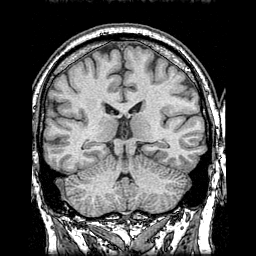
#> input picture test_img/MRI/25052.bmp, 256 x 256 px, found by its file name
$ python info_metrics.py
#> lines starting #> are read from the running program, lines starting #| are printed output that depends on the picture; long printed decimals are rounded
import numpy as np
from scipy.ndimage import sobel
from scipy.fft import dctn
from scipy.signal import convolve2d
import cv2
from skimage.util import view_as_windows
from scipy.io import loadmat

EPS = 1e-12
DMEY_MAT_PATH = "dmey.mat"


# ──────────────────────────────────────────────
# ! EN  –  Entropy
# ──────────────────────────────────────────────
# [143 lines left out: functions en, _joint_entropy, mi, ncie, _NCC, _normalize, not called in this run]


# ──────────────────────────────────────────────
# ! FMI  –  Feature Mutual Information
# ──────────────────────────────────────────────
#region FMI  –  Feature Mutual Information

# # Helpers

def _cal_lo_d():
    wavelet = loadmat(DMEY_MAT_PATH)
    wavelet = wavelet['dmey']
    Lo_D = (np.sqrt(2) * wavelet / np.sum(wavelet))
    Lo_D = Lo_D[0][::-1]
    return Lo_D

# hi_d is derived from lo_d via the QMF relationship:
#   hi_d[k] = (-1)^k * lo_d[L-1-k]   (L = filter length)
def _make_hi_d(lo_d: np.ndarray) -> np.ndarray:
    L = len(lo_d)
    k = np.arange(L)
    return ((-1) ** k) * lo_d[L - 1 - k]


# ---------------------------------------------------------------------------
# wextend – half-point symmetrisation ('sym' / 'symh')
# ---------------------------------------------------------------------------

def _get_sym_indices(lx: int, lf: int, location: str) -> np.ndarray:
    """
    Compute 1-based index array for half-point symmetric extension.
    Mirrors MATLAB getSymIndices exactly.
    """
    base = np.arange(1, lx + 1)
    if location == 'n':
        I = base
    elif location in ('l', 'u'):
        left = np.arange(lf, 0, -1)        # lf:-1:1
        I = np.concatenate([left, base])
    elif location == 'b':
        left  = np.arange(lf, 0, -1)       # lf:-1:1
        right = np.arange(lx, lx - lf, -1) # lx:-1:lx-lf+1
        I = np.concatenate([left, base, right])
    elif location in ('r', 'd'):
        right = np.arange(lx, lx - lf, -1) # lx:-1:lx-lf+1
        I = np.concatenate([base, right])
    else:
        raise ValueError(f"Unknown location: {location!r}")

    if lx < lf:
        # Wrap indices into [1, lx] by the symmetric reflection rule
        I = I.copy()
        mask_low = I < 1
        I[mask_low] = 1 - I[mask_low]
        mask_high = I > lx
        while mask_high.any():
            I[mask_high] = 2 * lx + 1 - I[mask_high]
            mask_low = I < 1
            I[mask_low] = 1 - I[mask_low]
            mask_high = I > lx

    return I  # 1-based


# [9 lines left out: function wextend_sym_1d, not called in this run]


def wextend_sym_2d_cols(x: np.ndarray, lf: int, location: str = 'b') -> np.ndarray:
    """
    Extend a 2-D array along columns (axis=1) using half-point symmetrisation.
    Mirrors MATLAB's wextend('addcol', 'sym', x, lf).
    """
    cx = x.shape[1]
    I = _get_sym_indices(cx, lf, location)
    return x[:, I - 1]


def wextend_sym_2d_rows(x: np.ndarray, lf: int, location: str = 'b') -> np.ndarray:
    """
    Extend a 2-D array along rows (axis=0) using half-point symmetrisation.
    Mirrors MATLAB's wextend('addrow', 'sym', x, lf).
    """
    rx = x.shape[0]
    I = _get_sym_indices(rx, lf, location)
    return x[I - 1, :]

# ---------------------------------------------------------------------------
# convdown – mirrors MATLAB's internal convdown sub-function
# ---------------------------------------------------------------------------

def _convdown(x: np.ndarray,
              F: np.ndarray,
              len_ext: int,
              first: tuple,
              last: tuple) -> np.ndarray:
    """
    Mirrors MATLAB's convdown(x, F, dwtEXTM, lenEXT, first, last)
    with 'sym' extension mode.

    Steps
    -----
    1. Downsample x along columns:  y = x[:, first[1]-1 : last[1] : 2]
    2. Extend y along rows (addrow, sym).
    3. Convolve each column with F (valid mode, treating matrix as transposed).
    4. Downsample result along rows:  out = out[first[0]-1 : last[0] : 2, :]
    """
    # Step 1 – column downsample (MATLAB indices are 1-based)
    col_start = first[1] - 1          # convert to 0-based
    col_indices = np.arange(col_start, last[1], 2)
    y = x[:, col_indices]

    # Step 2 – extend rows
    y = wextend_sym_2d_rows(y, len_ext, location='b')

    # Step 3 – convolve along rows (MATLAB: conv2(y.', F(:).', 'valid').')
    #   convolving the transpose with a row filter → each original column filtered
    F_row = F.ravel()[np.newaxis, :]        # (1, lf)
    y_t = y.T                               # (cols, rows_extended)
    conv_t = convolve2d(y_t, F_row, mode='valid')  # (cols, rows_valid)
    y = conv_t.T                            # (rows_valid, cols)

    # Step 4 – row downsample
    row_start = first[0] - 1
    row_indices = np.arange(row_start, last[0], 2)
    y = y[row_indices, :]

    return y


# ---------------------------------------------------------------------------
# dwt2 – 2-D discrete wavelet transform using 'dmey' wavelet
# ---------------------------------------------------------------------------

def dwt2_dmey(x: np.ndarray,
              shift: tuple = (0, 0)) -> tuple:
    """
    2-D single-level DWT using the Discrete Meyer ('dmey') wavelet.

    Mirrors MATLAB:  [a, h, v, d] = dwt2(x, 'dmey')

    Parameters
    ----------
    x     : numpy array, shape (M, N) or (M, N, 3)
    shift : (row_shift, col_shift), each 0 or 1.  Default (0, 0).

    Returns
    -------
    a : approximation coefficients
    h : horizontal detail coefficients
    v : vertical   detail coefficients
    d : diagonal   detail coefficients

    Each output has shape approximately (ceil(M/2), ceil(N/2)) for grayscale,
    or (ceil(M/2), ceil(N/2), 3) for RGB.
    """
    Lo_D = _cal_lo_d()
    Hi_D = _make_hi_d(Lo_D)
    dwtEXTM = 'sym'   # MATLAB default extension mode

    x = np.array(x, dtype=np.float64)

    if x.ndim == 2:
        m, n = x.shape
        p = 1
    elif x.ndim == 3:
        m, n, p = x.shape
        if p not in (1, 3):
            raise ValueError(f"Third dimension must be 1 or 3, got {p}.")
    else:
        raise ValueError("Input must be 2-D or 3-D.")

    lf = len(Lo_D)                       # filter length (62 for dmey)
    sx = np.array([m, n])
    shift = (shift[0] % 2, shift[1] % 2)

    # MATLAB: first = 2 - shift  (1-based),  last = sx + lf - 1  (for non-per)
    first = (2 - shift[0], 2 - shift[1])  # 1-based
    size_ext = lf - 1
    last  = (sx[0] + lf - 1, sx[1] + lf - 1)

    def _process_channel(ch: np.ndarray):
        # Extend columns, convolve along rows with Lo_D and Hi_D
        y = wextend_sym_2d_cols(ch, size_ext, location='b')

        # conv2(y, Lo_D(:).', 'valid') → filter each row
        z_lo = convolve2d(y, Lo_D[np.newaxis, :], mode='valid')
        # conv2(y, Hi_D(:).', 'valid')
        z_hi = convolve2d(y, Hi_D[np.newaxis, :], mode='valid')

        a_ch = _convdown(z_lo, Lo_D, size_ext, first, last)
        h_ch = _convdown(z_lo, Hi_D, size_ext, first, last)
        v_ch = _convdown(z_hi, Lo_D, size_ext, first, last)
        d_ch = _convdown(z_hi, Hi_D, size_ext, first, last)
        return a_ch, h_ch, v_ch, d_ch

    if p != 3:
        ch = x if x.ndim == 2 else x[:, :, 0]
        a, h, v, d = _process_channel(ch)
    else:
        results = [_process_channel(x[:, :, k]) for k in range(3)]
        a = np.stack([r[0] for r in results], axis=2)
        h = np.stack([r[1] for r in results], axis=2)
        v = np.stack([r[2] for r in results], axis=2)
        d = np.stack([r[3] for r in results], axis=2)

    return a, h, v, d


def _rerange(im: np.ndarray) -> np.ndarray:
    """Rescale image values to [0, 1]. Matches MATLAB rerange()."""
    im = im.astype(np.float64)
    mn, mx = im.min(), im.max()
    if mx == mn:
        return np.ones_like(im)
    return (im - mn) / (mx - mn)


def _extract_feature(im: np.ndarray, feature: str) -> np.ndarray:
    """Apply the requested feature extraction to a 2-D image."""
    im = im.astype(np.float64)
    # print("Original:",im)
    if feature == "none":
        return im

    elif feature == "gradient":
        # MATLAB gradient() on 2-D returns x-gradient (along columns).
        _, gx = np.gradient(im)
        return gx

    elif feature == "edge":
        # Sobel magnitude — matches MATLAB edge(im) default (Sobel)
        sx = sobel(im, axis=1)/8
        sy = sobel(im, axis=0)/8
        # Mimic Matlab thresholding
        b = (sx**2 + sy**2)
        b= np.float64(b)
        cutoff = 4 * np.mean(b)
        # print('cutoff:', cutoff)
        edges = np.uint8(b > cutoff)
        thinned_edges = cv2.ximgproc.thinning(edges * 255, thinningType=cv2.ximgproc.THINNING_ZHANGSUEN)

        return thinned_edges

    elif feature == "dct":
        return dctn(im, norm="ortho")

    elif feature == "wavelet":

        cA, cH, cV, cD = dwt2_dmey(im)
        # print(cH)
        combined = np.block([[cA, cH], [cV, cD]])
        return _rerange(combined)

    else:
        raise ValueError(
            f"Unknown feature '{feature}'. Choose from: "
            "'gradient', 'edge', 'dct', 'wavelet', 'none'."
        )


# Per-patch normalised mutual information
def _batch_patch_mi(x: np.ndarray, y: np.ndarray) -> np.ndarray:
    """
    Vectorized equivalent of _patch_mi applied to all patches at once.

    Parameters
    ----------
    x : (B, L) — all patches from one feature map, flattened (column-major to match MATLAB)
    y : (B, L) — all patches from another feature map, same layout

    Returns
    -------
    mi : (B,) normalised mutual information for each patch pair
    """
    B, L = x.shape

    # ── identical-patch shortcut (B,) bool mask ──────────────────────────────
    identical = np.all(x == y, axis=1)

    # ── per-patch normalisation → marginal PDF ──────────────────────────────
    def _to_pdf(p: np.ndarray) -> np.ndarray:
        mn = p.min(axis=1, keepdims=True)
        mx = p.max(axis=1, keepdims=True)
        flat = np.where(mx == mn, np.ones_like(p), (p - mn) / (mx - mn + EPS))
        s = flat.sum(axis=1, keepdims=True)
        return flat / np.where(s == 0, 1.0, s)

    xPdf = _to_pdf(x)   # (B, L)
    yPdf = _to_pdf(y)   # (B, L)

    # ── CDFs ────────────────────────────────────────────────────────────────
    xCdf = np.cumsum(xPdf, axis=1)   # (B, L)
    yCdf = np.cumsum(yPdf, axis=1)

    # ── Pearson r between marginal PDFs ─────────────────────────────────────
    xm = xPdf - xPdf.mean(axis=1, keepdims=True)
    ym = yPdf - yPdf.mean(axis=1, keepdims=True)
    dot  = (xm * ym).sum(axis=1)                              # (B,)
    norm = np.sqrt((xm**2).sum(axis=1) * (ym**2).sum(axis=1))
    c    = np.where(norm == 0, 0.0, dot / norm)               # (B,)

    # ── population std-devs (index-weighted) ────────────────────────────────
    idx = np.arange(1, L + 1, dtype=np.float64)               # (L,)
    ex  = (idx       * xPdf).sum(axis=1)
    ex2 = (idx**2    * xPdf).sum(axis=1)
    ey  = (idx       * yPdf).sum(axis=1)
    ey2 = (idx**2    * yPdf).sum(axis=1)
    xSd = np.sqrt(np.maximum(ex2 - ex**2, 0.0))               # (B,)
    ySd = np.sqrt(np.maximum(ey2 - ey**2, 0.0))

    # ── 2-D CDF grids broadcast-free using pre-expanded slices ───────────────
    # xCdf[:, :, None] → (B, L, 1), yCdf[:, None, :] → (B, 1, L)
    xC  = xCdf[:, :,  None]    # (B, L,   1)  i
    yC  = yCdf[:, None, :]     # (B, 1,   L)  j
    xCm = xCdf[:, :-1, None]   # (B, L-1, 1)  i-1
    yCm = yCdf[:, None, :-1]   # (B, 1, L-1)  j-1
    def _accum_H(jpdf: np.ndarray) -> np.ndarray:
        """Sum -p*log2|p| over last two axes → (B,).  Mirrors _accum_entropy."""

        mask = jpdf != 0
        out  = np.zeros(B, dtype=np.float64)
        # safe log2: only evaluate where mask is true
        safe = np.where(mask, np.abs(jpdf), 1.0)
        out  = -(np.where(mask, jpdf, 0.0) * np.log2(safe)).sum(axis=(-2, -1))
        # print(out)
        return out

    def _joint_entropy_upper_batch(phi: np.ndarray) -> np.ndarray:
        """Fréchet upper-bound copula, batched. phi: (B,)"""
        ph = phi[:, None, None]   # broadcast over (L, L) grids

        def _min(a, b): return 0.5 * (a + b - np.abs(a - b))

        mFG   = _min(xC,  yC)     # (B, L,   L  )
        mFGim = _min(xCm, yC)     # (B, L-1, L  )
        mFGjm = _min(xC,  yCm)    # (B, L,   L-1)
        mFGij = _min(xCm, yCm)    # (B, L-1, L-1)

        H = np.zeros(B)

        # (0,0) corner
        jp = ph[:, 0, 0] * mFG[:, 0, 0] + (1 - phi) * xPdf[:, 0] * yPdf[:, 0]
        pos = jp > 0
        H[pos] += (-jp[pos] * np.log2(jp[pos])).real

        # i-boundary (i>=1, j=0): shape (B, L-1)
        up  = mFG[:, 1:, 0] - mFGim[:, :, 0]
        jp_ = ph[:, :, 0] * up + (1 - ph[:, :, 0]) * xPdf[:, 1:] * yPdf[:, 0:1]
        H  += _accum_H(jp_[:, :, None])[:] * 0  # placeholder — reshape to (B,L-1,1)

        # easier: accumulate over axis=-1 only, keep (B, L-1) flat
        def _H1d(arr):
            mask = arr != 0
            safe = np.where(mask, np.abs(arr), 1.0)
            return -(np.where(mask, arr, 0.0) * np.log2(safe)).sum(axis=-1)

        # redo with 1-D accumulation
        H = np.zeros(B)
        jp = mFG[:, 0, 0] * phi + (1 - phi) * xPdf[:, 0] * yPdf[:, 0]
        pos = jp > 0
        H[pos] += (-jp[pos] * np.log2(jp[pos]))

        up   = mFG[:, 1:, 0] - mFGim[:, :, 0]               # (B, L-1)
        jp_  = ph[:, :, 0] * up + (1-ph[:, :, 0]) * xPdf[:, 1:] * yPdf[:, :1]
        H   += _H1d(jp_)

        up   = mFG[:, 0, 1:] - mFGjm[:, 0, :]               # (B, L-1)
        jp_  = ph[:, 0, :] * up + (1-ph[:, 0, :]) * xPdf[:, :1] * yPdf[:, 1:]
        H   += _H1d(jp_)

        up   = mFG[:,1:,1:] - mFGim[:,:,1:] - mFGjm[:,1:,:] + mFGij  # (B,L-1,L-1)
        jp_  = ph * up + (1-ph) * xPdf[:, 1:, None] * yPdf[:, None, 1:]
        H   += _accum_H(jp_)

        return H

    def _joint_entropy_lower_batch(theta: np.ndarray) -> np.ndarray:
        """Fréchet lower-bound copula, batched. theta: (B,)"""
        th = theta[:, None, None]

        def _max(a, b): return 0.5 * (a + b - 1 + np.abs(a + b - 1))

        mFG   = _max(xC,  yC)
        mFGim = _max(xCm, yC)
        mFGjm = _max(xC,  yCm)
        mFGij = _max(xCm, yCm)

        def _H1d(arr):
            mask = arr != 0
            safe = np.where(mask, np.abs(arr), 1.0)
            return -(np.where(mask, arr, 0.0) * np.log2(safe)).sum(axis=-1)

        H = np.zeros(B)
        jp = mFG[:, 0, 0] * theta + (1-theta) * xPdf[:, 0] * yPdf[:, 0]

        nz = jp != 0
        H[nz] += -jp[nz] * np.log2(np.abs(jp[nz]))

        lo  = mFG[:, 0, 1:] - mFGjm[:, 0, :]
        jp_ = th[:, 0, :] * lo + (1-th[:, 0, :]) * xPdf[:, :1] * yPdf[:, 1:]
        H  += _H1d(jp_)

        lo  = mFG[:, 1:, 0] - mFGim[:, :, 0]
        jp_ = th[:, :, 0] * lo + (1-th[:, :, 0]) * xPdf[:, 1:] * yPdf[:, :1]
        H  += _H1d(jp_)

        lo  = mFG[:,1:,1:] - mFGim[:,:,1:] - mFGjm[:,1:,:] + mFGij
        jp_ = th * lo + (1-th) * xPdf[:,1:,None] * yPdf[:,None,1:]
        H  += _accum_H(jp_)

        return H

    # ── route each patch to upper or lower copula ────────────────────────────
    pos_mask = c >= 0    # (B,)

    # phi for positive-c patches
    xC2d = xCdf[:, :, None]   # reuse
    yC2d = yCdf[:, None, :]
    def _min2(a, b): return 0.5 * (a + b - np.abs(a - b))
    def _max2(a, b): return 0.5 * (a + b - 1 + np.abs(a + b - 1))

    # ── phi (upper copula) ───────────────────────────────────────────────────────
    covUp  = (_min2(xC2d, yC2d) - xC2d * yC2d).sum(axis=(-2, -1))
    sd_prod = xSd * ySd

    # Step 1: safe corrUp
    corrUp = np.zeros_like(covUp)
    valid_corr = sd_prod != 0
    corrUp[valid_corr] = covUp[valid_corr] / sd_prod[valid_corr]

    # Step 2: safe phi (match scalar logic exactly)
    phi = np.zeros_like(c)
    valid_phi = (c != 0) & (xSd != 0) & (ySd != 0) & (corrUp != 0)
    phi[valid_phi] = c[valid_phi] / corrUp[valid_phi]

    # ── theta (lower copula) ─────────────────────────────────────────────────────
    covLo  = (_max2(xC2d, yC2d) - xC2d * yC2d).sum(axis=(-2, -1))
    sd_prod = xSd * ySd

    corrLo = np.zeros_like(covLo)
    valid_corr = sd_prod != 0
    corrLo[valid_corr] = covLo[valid_corr] / sd_prod[valid_corr]
    theta = np.zeros_like(c)

    valid_theta = (xSd != 0) & (ySd != 0) & (corrLo != 0)
    theta[valid_theta] = c[valid_theta] / corrLo[valid_theta]
    # compute both branches, select by mask (avoids conditionals over B)
    H_upper = _joint_entropy_upper_batch(phi)
    H_lower = _joint_entropy_lower_batch(theta)
    jointH  = np.where(pos_mask, H_upper, H_lower)   # (B,)

    # ── marginal entropies ───────────────────────────────────────────────────
    def _marginal_H(pdf):
        mask = pdf > 0
        safe = np.where(mask, pdf, 1.0)
        return -(np.where(mask, pdf, 0.0) * np.log2(safe)).sum(axis=1)   # (B,)

    xH = _marginal_H(xPdf)
    yH = _marginal_H(yPdf)

    # ── normalised MI ─────────────────────────────────────────────────────────────
    mi_val = xH + yH - jointH
    denom  = xH + yH
    nmi    = np.where(
        (mi_val == 0) | (denom == 0),
        0.0,
        mi_val / np.where(denom == 0, 1.0, denom) * 2.0
    )
    # apply identical-patch override
    nmi = np.where(identical, 1.0, nmi)
    return nmi

def fmi(
    ima: np.ndarray,
    imb: np.ndarray,
    imf: np.ndarray,
    feature: str = "none",
    w: int = 3,
) -> float:
    if ima.shape != imb.shape or ima.shape != imf.shape:
        raise ValueError("All images must have the same shape.")

    ima = ima.astype(np.float64)
    imb = imb.astype(np.float64)
    imf = imf.astype(np.float64)

    aFeat = _extract_feature(ima, feature)
    bFeat = _extract_feature(imb, feature)
    fFeat = _extract_feature(imf, feature)

    # Guard: all features must be 2D arrays after extraction
    for name, arr in [("aFeat", aFeat), ("bFeat", bFeat), ("fFeat", fFeat)]:
        if arr.ndim != 2:
            raise ValueError(
                f"{name} has ndim={arr.ndim} after feature='{feature}' extraction; "
                f"expected 2D. Shape: {arr.shape}"
            )

    hw    = int(np.floor(w / 2))
    wsize = 2 * hw + 1

    # view_as_windows: (M-2hw, N-2hw, wsize, wsize)
    # skimage's view_as_windows is safer than numpy's sliding_window_view
    # for non-contiguous or oddly-strided arrays (e.g. wavelet output)
    aFeat = np.ascontiguousarray(aFeat)
    bFeat = np.ascontiguousarray(bFeat)
    fFeat = np.ascontiguousarray(fFeat)

    aW = view_as_windows(aFeat, (wsize, wsize))   # (M, N, wsize, wsize)
    bW = view_as_windows(bFeat, (wsize, wsize))
    fW = view_as_windows(fFeat, (wsize, wsize))

    M, N = aW.shape[:2]
    B    = M * N

    def _prep(W):
        # (M, N, wsize, wsize) → (B, wsize*wsize), column-major patch flatten
        return W.reshape(B, wsize, wsize).reshape(B, wsize * wsize, order='F')

    aP = _prep(aW)
    bP = _prep(bW)
    fP = _prep(fW)

    fmi_af = _batch_patch_mi(aP, fP)
    fmi_bf = _batch_patch_mi(bP, fP)

    fmi_map = ((fmi_af + fmi_bf) / 2.0).reshape(M, N)
    return float(np.nanmean(fmi_map))

# endregion

# ──────────────────────────────────────────────
# SCD  –  Sum of Correlations of Differences
# ──────────────────────────────────────────────
# [12 lines left out: function scd, not called in this run]

if __name__ == "__main__":
    import cv2
    from PIL import Image
    from time import time
    def load_gray(path):
        return np.array(Image.open(path).convert("L"))
    # def load_gray(path):
    #     return np.array(cv2.imread(path, cv2.IMREAD_GRAYSCALE))


    A = load_gray('test_img/MRI/25052.bmp')
#> in load_gray, returned value is the input picture: shape (256, 256); min 0, max 255, mean 81.5
    B = load_gray('test_img/PET/25052.bmp')
#> call 2 of load_gray, with path = 'test_img/PET/25052.bmp'
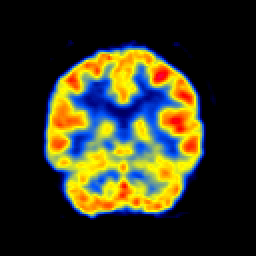
#> input picture test_img/PET/25052.bmp, 256 x 256 px, found by its file name
    F = load_gray('test_img/Fused/Fused_Gray.bmp')
#> call 3 of load_gray, with path = 'test_img/Fused/Fused_Gray.bmp'
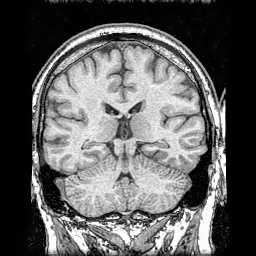
#> input picture test_img/Fused/Fused_Gray.bmp, 256 x 256 px, found by its file name
#> in load_gray, returned value is the input picture: shape (256, 256); min 0, max 255, mean 94.6
    # A = np.array([
    #     [80, 20, 85],
    #     [75, 25, 78],
    #     [80, 22, 88]
    # ], dtype=np.float64)

    # B = np.array([
    #     [30, 110, 35],
    #     [28, 120, 32],
    #     [26, 115, 30]
    # ], dtype=np.float64)

    # F = np.array([
    #     [58, 70, 60],
    #     [55, 78, 57],
    #     [62, 75, 61]
    # ], dtype=np.float64)

    print("Feature Mutual Information (FMI_pixel): %.6f" % fmi(A, B, F))
#> the loop in fmi, `for name, arr in [("aFeat", aFeat), ("bFeat", bFeat), ("fFeat", fFeat)]:` made 3 passes
#> name on passes 1 to 3: 'aFeat', 'bFeat', 'fFeat'
#| Feature Mutual Information (FMI_pixel): 0.5685
    print("Feature Mutual Information (FMI_gradient): %.6f" % fmi(A, B, F, feature="gradient"))
#> call 2 of fmi, with feature = 'gradient', w = 3
#> in _extract_feature (call 5), `_, gx = np.gradient(im)`:
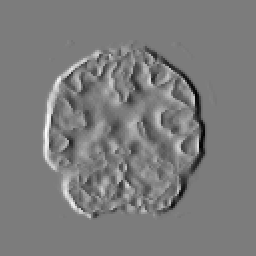
#> gx: shape (256, 256) float64; min -48, max 50.5, mean 0; drawn with min black and max white
#> the loop in fmi (call 2), `for name, arr in [("aFeat", aFeat), ("bFeat", bFeat), ("fFeat", fFeat)]:` made 3 passes
#> in fmi (call 2), `fmi_map = ((fmi_af + fmi_bf) / 2.0).reshape(M, N)`:
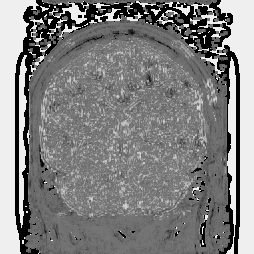
#> fmi_map: shape (254, 254) float64; min -2.03e-15, max 1.06, mean 0.538; drawn with min black and max white
#| Feature Mutual Information (FMI_gradient): 0.5383
    print("Feature Mutual Information (FMI_dct): %.6f" % fmi(A, B, F, feature="dct"))
#| Feature Mutual Information (FMI_dct): 0.446
    print("Feature Mutual Information (FMI_wavelet): %.6f" % fmi(A, B, F, feature="wavelet"))
#> (reads dmey.mat from the repository)
#> in _extract_feature (call 10), `combined = np.block([[cA, cH], [cV, cD]])`:
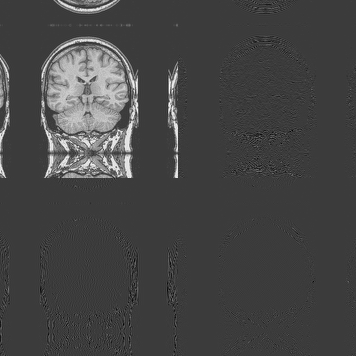
#> combined: shape (356, 356) float64; min -182.2, max 594.3, mean 29.1; drawn with min black and max white
#> in _rerange, `mn, mx = im.min(), im.max()`: mn = -182.2; mx = 594.3
#> in _convdown (call 5), `conv_t = convolve2d(y_t, F_row, mode='valid')`:
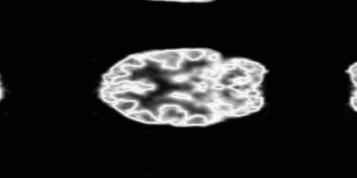
#> conv_t: shape (178, 357) float64; min -5.42, max 456.1, mean 54.1; drawn with min black and max white
#> in _convdown (call 5), `y = y[row_indices, :]`:
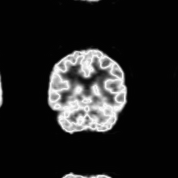
#> y: shape (178, 178) float64; min -5.42, max 456.1, mean 54.1; drawn with min black and max white
#| Feature Mutual Information (FMI_wavelet): 0.4187
    print("Feature Mutual Information (FMI_edge): %.6f" % fmi(A, B, F, feature="edge"))
#| Feature Mutual Information (FMI_edge): 0.8184
